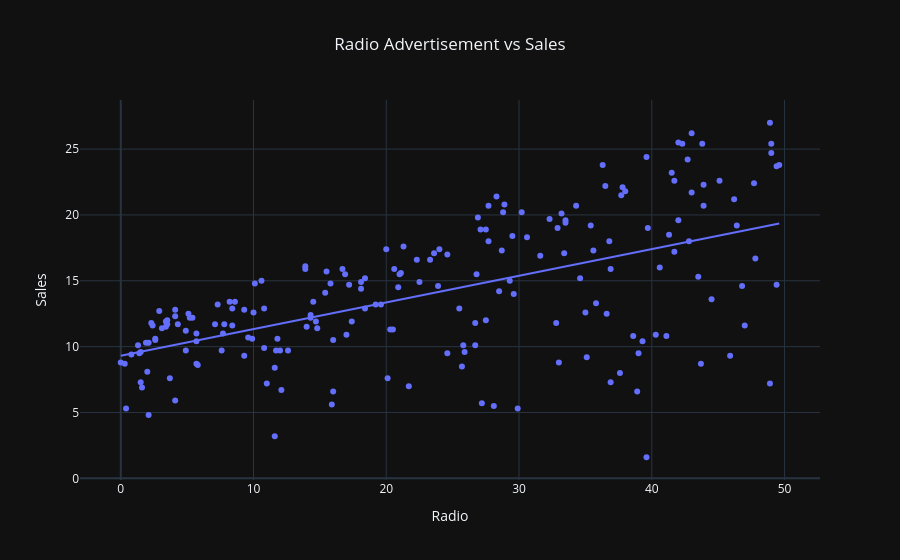

Notebook code cell kept with this figure:
### Markdown cell above
##  TV vs Sales Insight

A strong positive linear relationship is visible between TV advertising expenditure and sales.

This suggests that increasing TV advertising budgets is generally associated with higher sales revenue.

### Code cell
## Radio vs Sales
fig = px.scatter(
    df,
    x="Radio",
    y="Sales",
    trendline="ols",
    title="Radio Advertisement vs Sales"
)

fig.update_layout(
    template="plotly_dark",
    title_x=0.5
)

fig.show()

### Figure 1 — Plotly figure (JSON) as saved in the notebook; plotly's stock layout.template omitted (floating-point values rounded to 4 significant figures; data arrays with more than 128 entries replaced by an {"elided": "..."} marker saying what was removed)
{"data": [{"hovertemplate": "Radio=%{x}<br>Sales=%{y}<extra></extra>", "legendgroup": "", "marker": {"color": "#636efa", "symbol": "circle"}, "mode": "markers", "name": "", "orientation": "v", "showlegend": false, "type": "scatter", "x": {"elided": "200 float values"}, "xaxis": "x", "y": {"elided": "200 float values"}, "yaxis": "y"}, {"hovertemplate": "<b>OLS trendline</b><br>Sales = 0.202496 * Radio + 9.31164<br>R<sup>2</sup>=0.332032<br><br>Radio=%{x}<br>Sales=%{y} <b>(trend)</b><extra></extra>", "legendgroup": "", "marker": {"color": "#636efa", "symbol": "circle"}, "mode": "lines", "name": "", "showlegend": false, "type": "scatter", "x": {"elided": "200 float values"}, "xaxis": "x", "y": {"elided": "200 float values"}, "yaxis": "y"}], "layout": {"legend": {"tracegroupgap": 0}, "title": {"text": "Radio Advertisement vs Sales", "x": 0.5}, "xaxis": {"anchor": "y", "domain": [0, 1], "title": {"text": "Radio"}}, "yaxis": {"anchor": "x", "domain": [0, 1], "title": {"text": "Sales"}}}}
